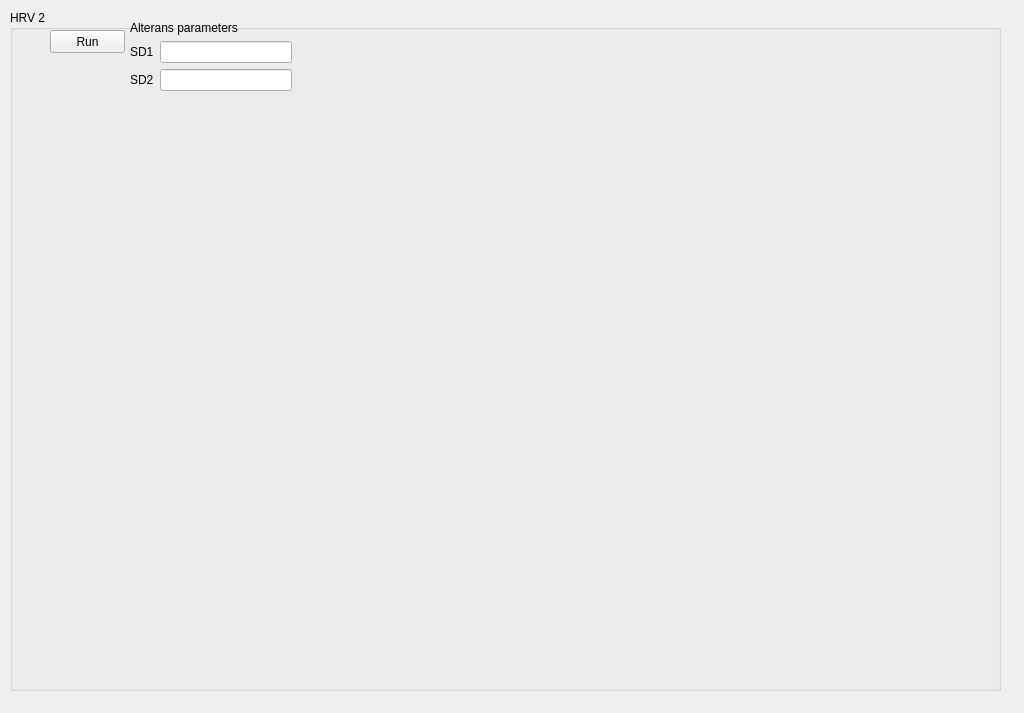
<?xml version="1.0" encoding="UTF-8"?>
<ui version="4.0">
 <class>HRV2_gui</class>
 <widget class="QWidget" name="HRV2_gui">
  <property name="geometry">
   <rect>
    <x>0</x>
    <y>0</y>
    <width>1024</width>
    <height>713</height>
   </rect>
  </property>
  <property name="windowTitle">
   <string>Form</string>
  </property>
  <widget class="QGroupBox" name="groupBox_HRV2">
   <property name="geometry">
    <rect>
     <x>10</x>
     <y>10</y>
     <width>991</width>
     <height>681</height>
    </rect>
   </property>
   <property name="title">
    <string>HRV 2</string>
   </property>
   <widget class="QPushButton" name="pushButton">
    <property name="geometry">
     <rect>
      <x>40</x>
      <y>20</y>
      <width>75</width>
      <height>23</height>
     </rect>
    </property>
    <property name="text">
     <string>Run</string>
    </property>
   </widget>
   <widget class="QWidget" name="layoutWidget">
    <property name="geometry">
     <rect>
      <x>120</x>
      <y>10</y>
      <width>162</width>
      <height>71</height>
     </rect>
    </property>
    <layout class="QVBoxLayout" name="verticalLayout">
     <item>
      <widget class="QLabel" name="label">
       <property name="text">
        <string>Alterans parameters</string>
       </property>
      </widget>
     </item>
     <item>
      <layout class="QHBoxLayout" name="horizontalLayout">
       <item>
        <widget class="QLabel" name="labelSD1">
         <property name="text">
          <string>SD1</string>
         </property>
        </widget>
       </item>
       <item>
        <widget class="QLineEdit" name="lineEditSD1"/>
       </item>
      </layout>
     </item>
     <item>
      <layout class="QHBoxLayout" name="horizontalLayout_2">
       <item>
        <widget class="QLabel" name="labelSD">
         <property name="text">
          <string>SD2</string>
         </property>
        </widget>
       </item>
       <item>
        <widget class="QLineEdit" name="lineEditSD2"/>
       </item>
      </layout>
     </item>
    </layout>
   </widget>
   <widget class="QWidget" name="hrv2poincarePlot" native="true">
    <property name="geometry">
     <rect>
      <x>20</x>
      <y>90</y>
      <width>351</width>
      <height>361</height>
     </rect>
    </property>
   </widget>
   <widget class="QWidget" name="hrv2histPlot" native="true">
    <property name="geometry">
     <rect>
      <x>410</x>
      <y>90</y>
      <width>351</width>
      <height>361</height>
     </rect>
    </property>
   </widget>
  </widget>
 </widget>
 <resources/>
 <connections/>
</ui>
